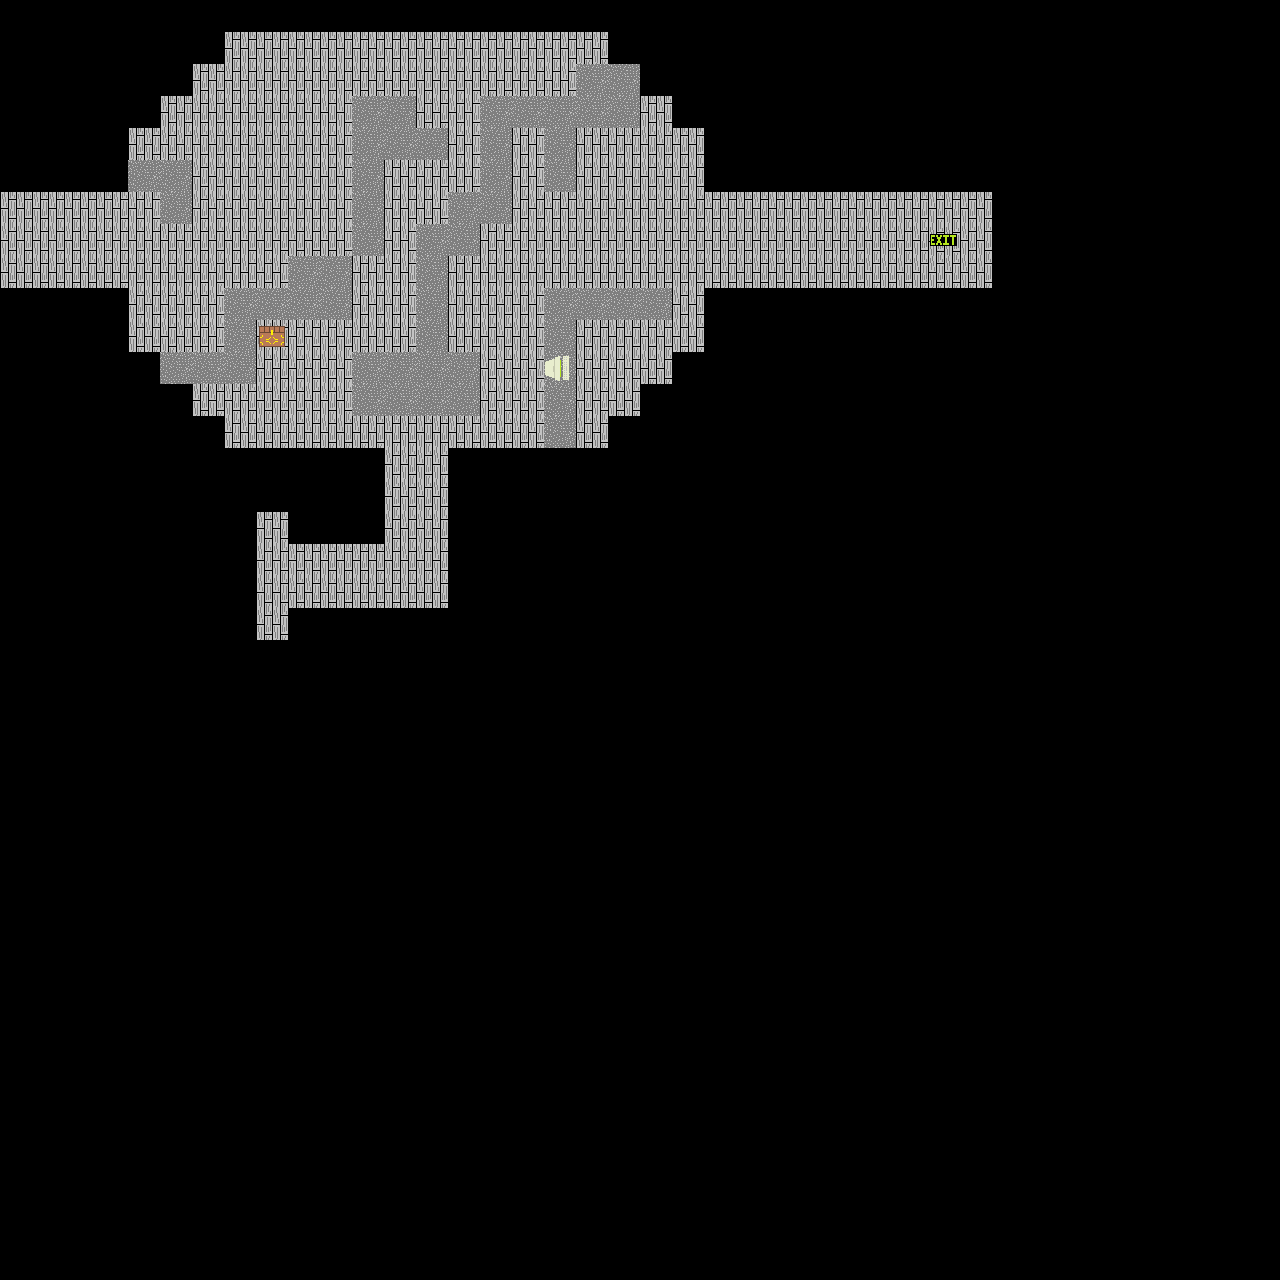

A level layout from a 2D game, rendered from its tile map. Below: a short description, then the map file with tile-grid data replaced by summaries:
An orthogonal 40x40 tile map with 32x32 px tiles, 3 tile layers (Floor, Static_Obsticles, Decor) and 5 objects (2x exit, Container, spwn, Door).

<map version="1.10" tiledversion="1.11.0" orientation="orthogonal" renderorder="right-down" width="40" height="40" tilewidth="32" tileheight="32" infinite="0" nextlayerid="8" nextobjectid="21">
 <tileset firstgid="1" source="TileMaps/Basic_Tiles.tsx" />
 <objectgroup id="7" name="Interact" class="obj">
  <properties>
   <property name="interact" type="bool" value="true" />
  </properties>
  <object id="18" name="Container" x="254" y="317" width="36" height="36">
   <properties>
    <property name="function" value="itemsConvert 2 6" />
   </properties>
  </object>
 </objectgroup>
 <objectgroup id="4" name="Lvl_Data" class="obj">
  <object id="1" name="spwn" x="54.347" y="249.536">
   <point />
  </object>
  <object id="13" name="exit" x="0.167" y="191.667" width="8.1667" height="95.6667">
   <properties>
    <property name="delta_indec" type="int" value="-1" />
   </properties>
  </object>
  <object id="20" name="exit" x="927.917" y="192.167" width="8.1667" height="95.6667">
   <properties>
    <property name="delta_indec" type="int" value="1" />
   </properties>
  </object>
 </objectgroup>
 <layer id="1" name="Floor" class="ground" width="40" height="40">
  <data>[1600 cells, 269 non-empty, 2 distinct tile ids]</data>
 </layer>
 <objectgroup id="2" name="Functional" class="obj">
  <object id="19" name="Door" x="93.5" y="8.5" width="29" height="44.5">
   <properties>
    <property name="collide" type="bool" value="true" />
   </properties>
  </object>
 </objectgroup>
 <layer id="3" name="Static_Obsticles" class="collision" width="40" height="40">
  <data>[1600 cells, 165 non-empty, 3 distinct tile ids]</data>
 </layer>
 <layer id="5" name="Decor" class="decor" width="40" height="40">
  <data>[1600 cells, 1 non-empty, 1 distinct tile ids]</data>
 </layer>
</map>
